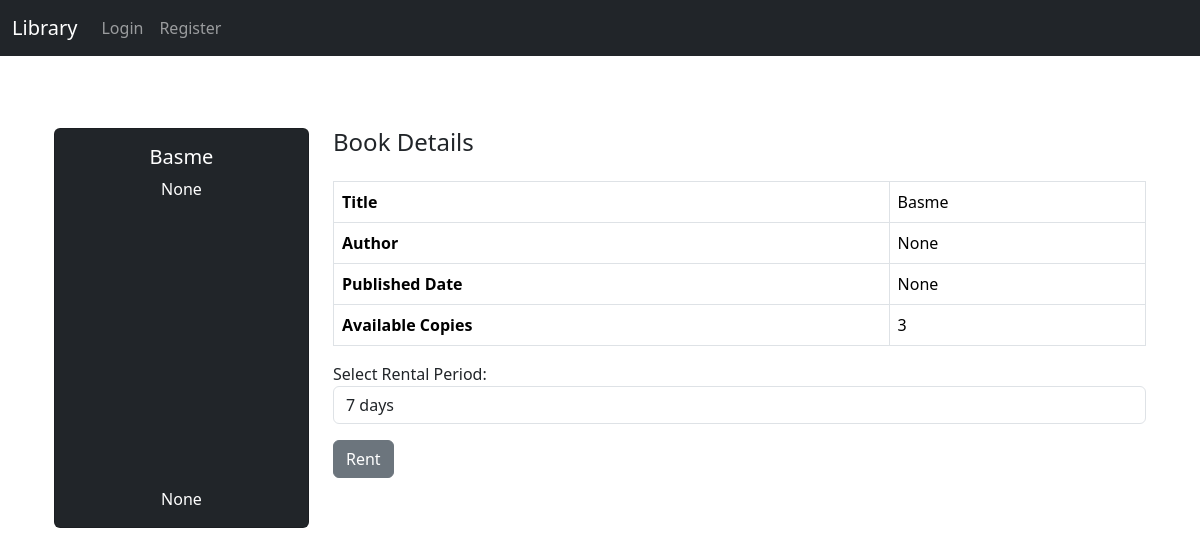
/rent/3/, run on the app's committed database.
### mainview/models.py (models this page shows, shortened)
class Book(models.Model):
    title = models.CharField(max_length=100)
    author = models.CharField(max_length=100, blank=True, null=True)
    published_date = models.DateField(blank=True, null=True)
    available_copies = models.PositiveIntegerField(default=0)

### mainview/views.py (the view, shortened to what this page needs)
# urls.py: path("rent/<int:book_id>/", views.rentBook_view, name="rentBook"),
def rentBook_view(request, book_id):
    try:
        book = Book.objects.get(id=book_id)
    except Book.DoesNotExist:
        messages.error(request, 'Book not found.')
        return redirect('home')
    return render(request, "rentBook.html", {"book": book})

### mainview/context_processors.py (called while the page is built)
def user_context_processor(request):
    if request.user.is_authenticated and request.user.is_staff:
        User = get_user_model()
        pending_users = User.objects.all().filter(is_active=False).count()
        return {'pending_users': pending_users}
    return {}

### mainview/templates/rentBook.html (shortened to what this page needs)
{% extends 'base.html' %}
{% block content %}
<div class="container mt-5">
    <div class="row">
        <div class="col-md-3">
            <div class="card bg-dark text-white text-center" style="height: 400px;">
                <div class="card-body d-flex flex-column justify-content-center">
                    <h5 class="card-title">{{ book.title }}</h5>
                    <p class="card-text">{{ book.author }}</p>
                    <p class="card-text mt-auto">{{ book.published_date }}</p>
                </div>
            </div>
        </div>
        <div class="col-md-9">
            <h4 class="mb-4">Book Details</h4>
            <table class="table table-bordered">
                <tbody>
                    <tr>
                        <th scope="row">Title</th>
                        <td>{{ book.title }}</td>
                    </tr>
                    <tr>
                        <th scope="row">Author</th>
                        <td>{{ book.author }}</td>
                    </tr>
                    <tr>
                        <th scope="row">Published Date</th>
                        <td>{{ book.published_date }}</td>
                    </tr>
                    <tr>
                        <th scope="row">Available Copies</th>
                        <td>{{ book.available_copies }}</td>
                    </tr>
                </tbody>
            </table>
            <form method="POST">
                <div class="form-group">
                    <label for="rental_period">Select Rental Period:</label>
                    <select class="form-control" id="rental_period" name="rental_period" required>
                        <option value="7">7 days</option>
                    </select>
                </div>
                <button type="submit" class="btn btn-secondary mt-3">Rent</button>
            </form>
        </div>
    </div>
</div>
{% endblock %}

### data on the page
Book: title "Basme", author "None", published_date "None", available_copies "3"
